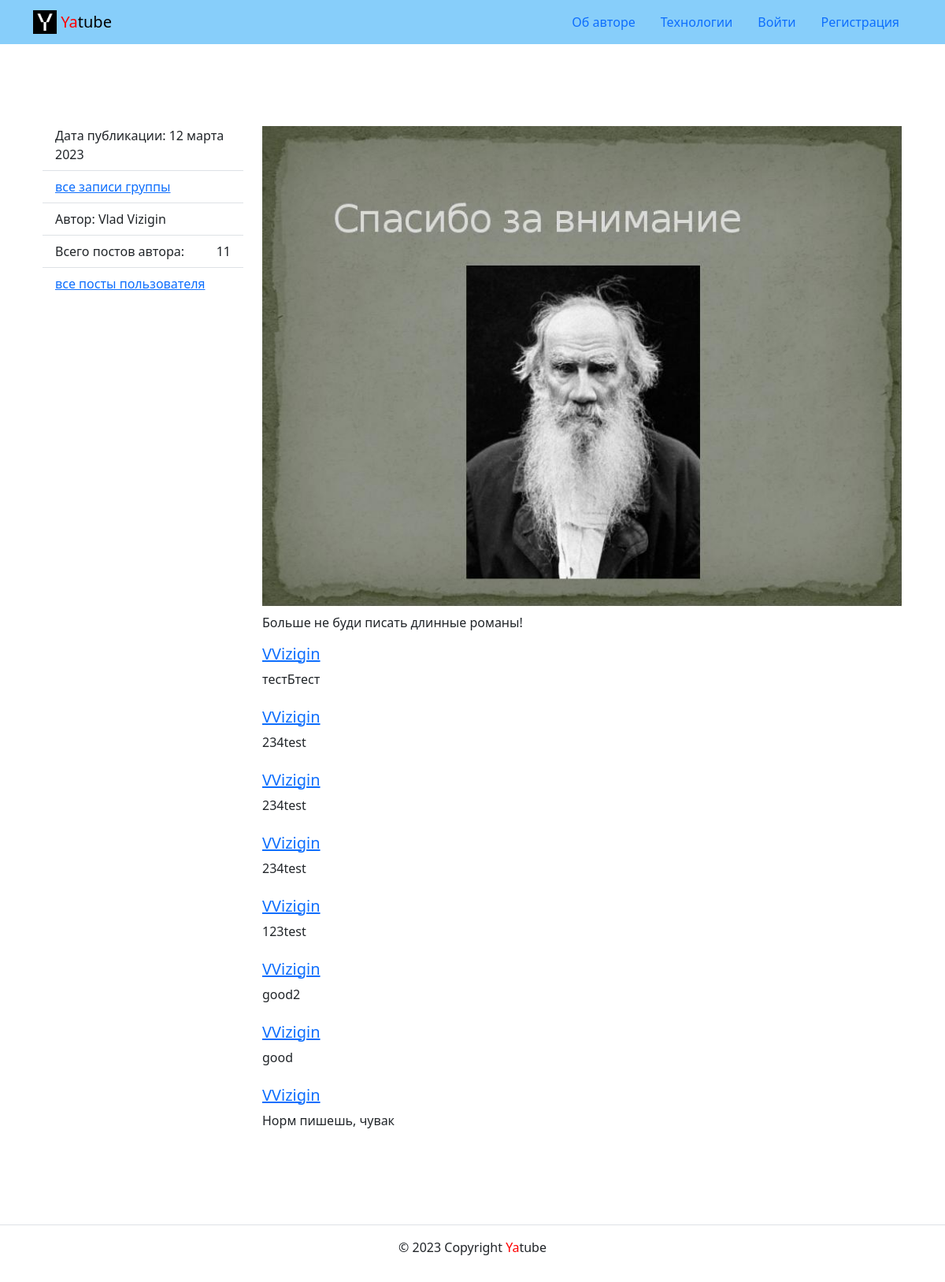
Page /posts/55/ on the committed database.
### posts/models.py (models this page shows, shortened)
class Post(models.Model):
    text = models.TextField(
        help_text="Текст поста",
        verbose_name="Введите текст поста",
    )
    pub_date = models.DateTimeField(
        auto_now_add=True,
        verbose_name="Укажите дату публикации",
        help_text="Дата поста",
    )
    author = models.ForeignKey(
        User,
        on_delete=models.CASCADE,
        related_name='posts',
        verbose_name='Автор',
        help_text="Автор поста",
    )
    group = models.ForeignKey(
        'Group',
        blank=True,
        null=True,
        on_delete=models.SET_NULL,
        related_name='posts',
        help_text="Выбрать группу",
        verbose_name='Группа'
    )
    image = models.ImageField(
        'Картинка',
        upload_to='posts/',
        blank=True
    )
    class Meta:
        ordering = ('-pub_date',)
        verbose_name = "Пост"
        verbose_name_plural = "Посты"

class Comment(models.Model):
    text = models.TextField(
        verbose_name='Комментарий',
    )
    post = models.ForeignKey(
        Post,
        on_delete=models.CASCADE,
        related_name='comments',
        verbose_name='Пост',
        help_text='Пост, к которому относится комментарий',
    )
    author = models.ForeignKey(
        User,
        on_delete=models.CASCADE,
        related_name='comments',
        verbose_name='Автор комментария'
    )
    created = models.DateTimeField(
        auto_now_add=True,
        verbose_name='Комментарий создан',
    )
    class Meta:
        ordering = ('-created',)
        verbose_name = 'Комментарий'
        verbose_name_plural = 'Комментарии'

### posts/views.py (the view)
# urls.py: path('posts/<int:post_id>/', views.post_detail, name='post_detail'),
def post_detail(request, post_id):
    post = get_object_or_404(Post, pk=post_id)
    comments = post.comments.all()
    form = CommentForm()
    context = {
        "post": post,
        'comments': comments,
        'form': form,
    }
    return render(request, 'posts/post_detail.html', context)

### core/context_processors/year.py (called while the page is built)
def year(request):
    dt = timezone.now().year
    """Добавляет переменную с текущим годом."""
    return {
        'year': dt
    }

### templates/posts/post_detail.html (shortened to what this page needs)
{% extends 'base.html' %}
{% load thumbnail %}
{% load user_filters %}
{% block content %}
  <div class="container py-5">
    <div class="row">
      <aside class="col-12 col-md-3">
        <ul class="list-group list-group-flush">
          <li class="list-group-item">
            Дата публикации: {{ post.pub_date|date:"d E Y" }}
          </li>
          {% if post.group %}
            <li class="list-group-item">
              <a href="{% url 'posts_app:group_list' post.group.slug %}">все записи группы</a>
            </li>
          {% endif %}
          <li class="list-group-item">
            Автор: {{ post.author.get_full_name }}
          </li>
          <li class="list-group-item d-flex justify-content-between align-items-center">
            Всего постов автора: <span>{{ post.author.posts.count }}</span>
          </li>
          <li class="list-group-item">
            <a href="{% url 'posts_app:profile' post.author %}">
              все посты пользователя
            </a>
          </li>
        </ul>
      </aside>
      <article class="col-12 col-md-9">
        {% thumbnail post.image "960x339" crop="center" upscale=True as im %}
          <img class="card-img my-2" src="{{ im.url }}">
        {% endthumbnail %}
        <p>{{ post.text }}</p>
        {% for comment in comments %}
          <div class="media mb-4">
            <div class="media-body">
              <h5 class="mt-0">
                <a href="{% url 'posts_app:profile' comment.author.username %}">
                  {{ comment.author.username }}
                </a>
              </h5>
              <p>
                {{ comment.text }}
              </p>
            </div>
          </div>
        {% endfor %}
      </article>
    </div>
{% endblock content %}

### rows in the picture
Post: pub_date "12 марта 2023", author.get_full_name "Vlad Vizigin", author.posts.count "11", text "Больше не буди писать длинные романы!"
Comment: author.username "VVizigin", text "тестБтест"
Comment: author.username "VVizigin", text "234test"
Comment: author.username "VVizigin", text "234test"
Comment: author.username "VVizigin", text "234test"
Comment: author.username "VVizigin", text "123test"
Comment: author.username "VVizigin", text "good2"
Comment: author.username "VVizigin", text "good"
Comment: author.username "VVizigin", text "Норм пишешь, чувак"
